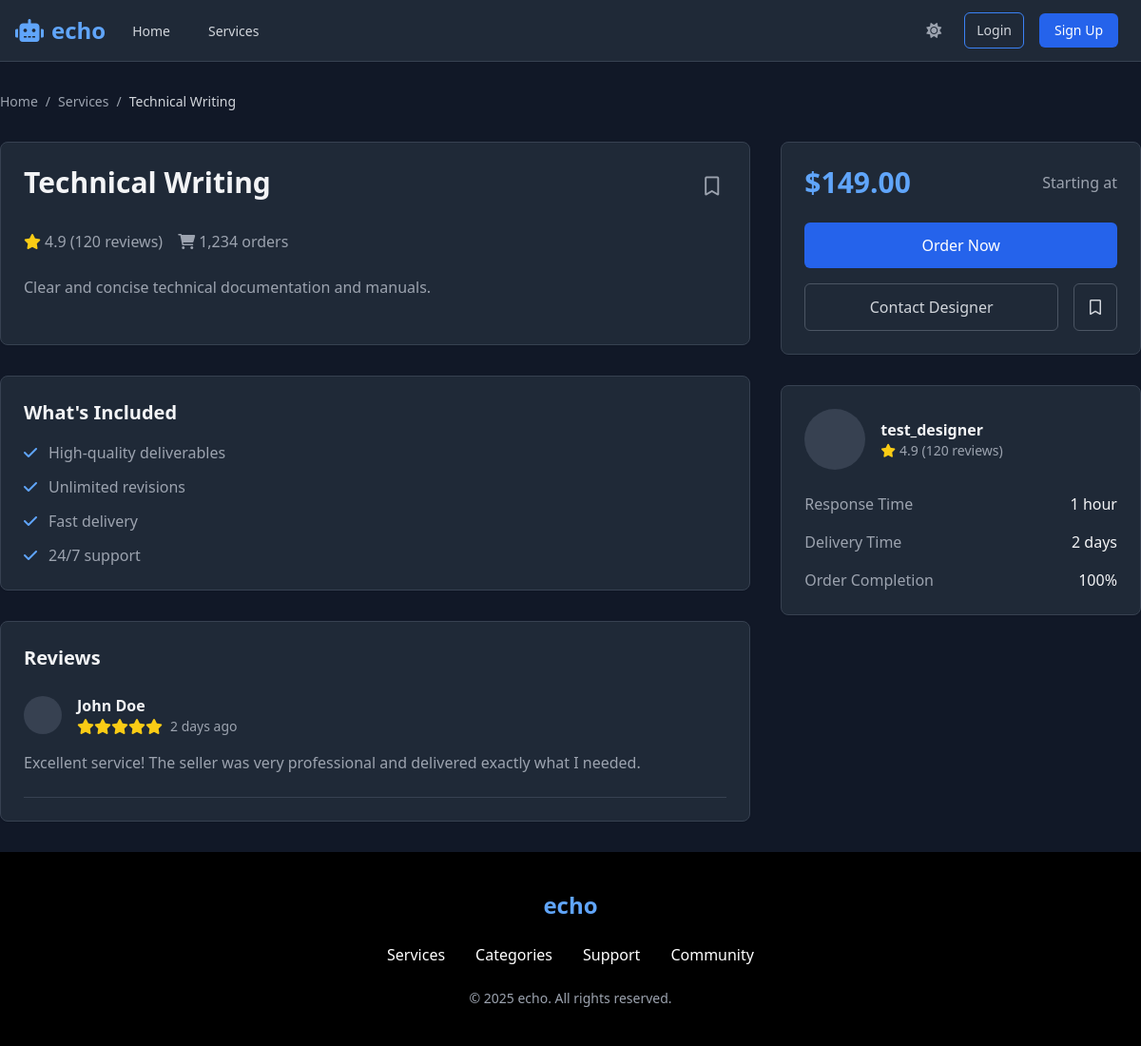
/service/15, run on an earlier commit of the app's database.
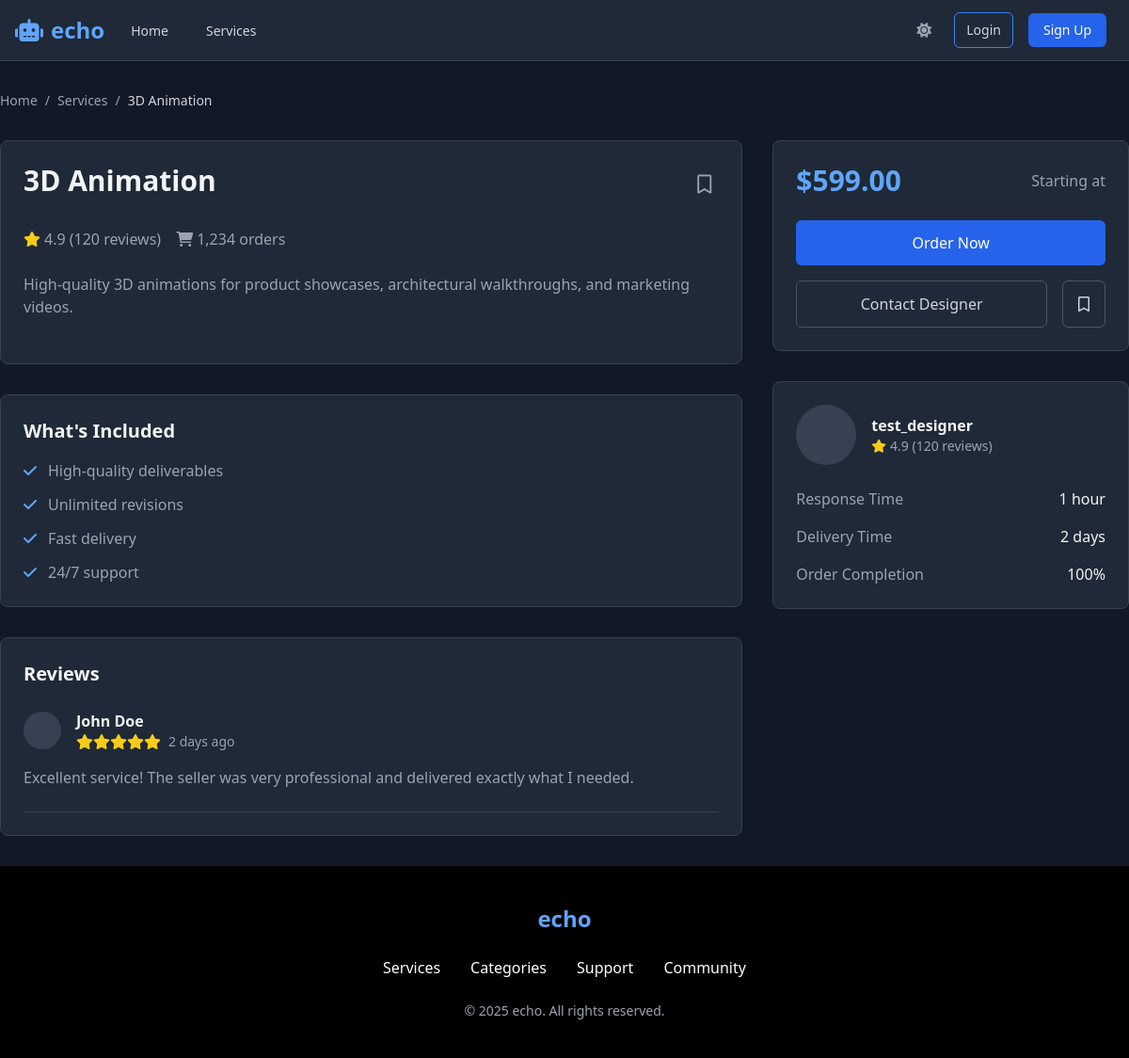
And on a later commit of the database.
### app.py (models this page shows)
class Service(db.Model):
    id = db.Column(db.Integer, primary_key=True)
    title = db.Column(db.String(100), nullable=False)
    description = db.Column(db.Text, nullable=False)
    price = db.Column(db.Float, nullable=False)
    category = db.Column(db.String(50), nullable=False)
    seller_id = db.Column(db.Integer, db.ForeignKey('user.id'), nullable=False)
    created_at = db.Column(db.DateTime, default=datetime.utcnow)
    bookmarked_by = db.relationship('Bookmark', backref='service', lazy=True)
    image_url = db.Column(db.String(200))

### app.py (the view)
@app.route('/service/<int:service_id>')
def service_detail(service_id):
    service = Service.query.get_or_404(service_id)
    bookmarked_service_ids = []
    if current_user.is_authenticated:
        bookmarked_service_ids = [bookmark.service_id for bookmark in current_user.bookmarks]
    return render_template('service_detail.html', service=service, bookmarked_service_ids=bookmarked_service_ids)

### templates/service_detail.html (shortened to what the changed rows need)
{% extends "base.html" %}
{% block content %}
<div class="max-w-7xl mx-auto">
    <nav class="mb-8">
        <ol class="flex items-center space-x-2 text-sm text-gray-400">
            <li><a href="{{ url_for('home') }}" class="hover:text-gray-300">Home</a></li>
            <li>/</li>
            <li><a href="{{ url_for('services') }}" class="hover:text-gray-300">Services</a></li>
            <li>/</li>
            <li class="text-gray-300">{{ service.title }}</li>
        </ol>
    </nav>
    <div class="grid grid-cols-1 lg:grid-cols-3 gap-8">
        <div class="lg:col-span-2">
            <div class="bg-white dark:bg-gray-800 rounded-lg shadow-sm p-6 mb-8 border border-gray-200 dark:border-gray-700">
                <div class="flex justify-between items-start mb-6">
                    <h1 class="text-3xl font-bold text-gray-900 dark:text-gray-100">{{ service.title }}</h1>
                    <button
                        class="bookmark-btn p-2 rounded-lg text-gray-500 dark:text-gray-400 hover:text-blue-600 dark:hover:text-blue-400 focus:outline-none focus:ring-2 focus:ring-blue-500"
                        data-service-id="{{ service.id }}"
                        onclick="event.stopPropagation()"
                    >
                        <i class="{% if service.id in bookmarked_services %}fas text-blue-500{% else %}far{% endif %} fa-bookmark text-xl"></i>
                    </button>
                </div>
                <div class="prose max-w-none">
                    <p class="text-gray-600 dark:text-gray-400 mb-6">{{ service.description }}</p>
                </div>
            </div>
            <div class="bg-white dark:bg-gray-800 rounded-lg shadow-sm p-6 mb-8 border border-gray-200 dark:border-gray-700">
                <h2 class="text-xl font-bold mb-4 text-gray-900 dark:text-gray-100">What's Included</h2>
            </div>
            <div class="bg-white dark:bg-gray-800 rounded-lg shadow-sm p-6 border border-gray-200 dark:border-gray-700">
                <h2 class="text-xl font-bold mb-6 text-gray-900 dark:text-gray-100">Reviews</h2>
            </div>
        </div>
        <div class="lg:col-span-1">
            <div class="bg-white dark:bg-gray-800 rounded-lg shadow-sm p-6 mb-8 sticky top-8 border border-gray-200 dark:border-gray-700">
                <div class="flex justify-between items-center mb-6">
                    <span class="text-3xl font-bold text-blue-600 dark:text-blue-400">${{ "%.2f"|format(service.price) }}</span>
                    <span class="text-gray-600 dark:text-gray-400">Starting at</span>
                </div>
            </div>
        </div>
    </div>
</div>
{% endblock %}

What changed in the data, as far as the page shows it:
changed Service: title "Technical Writing" → "3D Animation"; description "Clear and concise technical documentation and manuals." → "High-quality 3D animations for product showcases, architectural walkthroughs, and marketing videos."; price "149.00" → "599.00"
